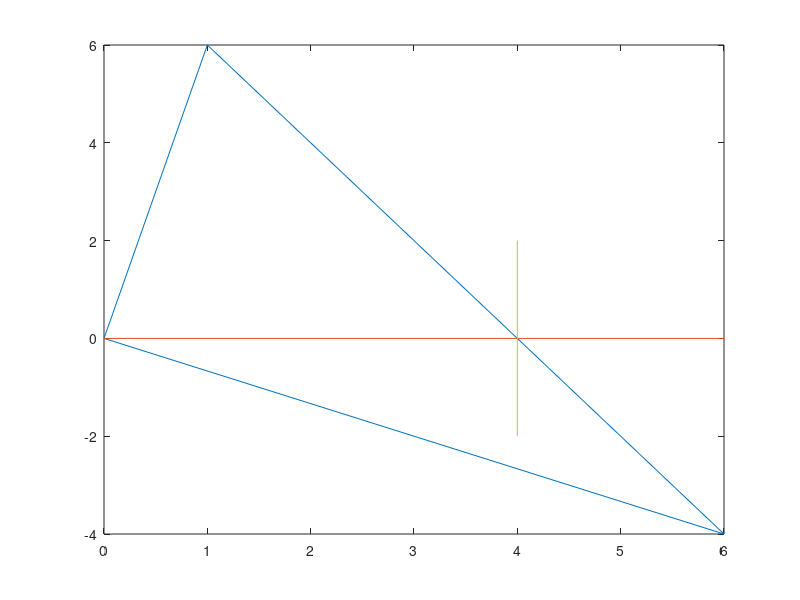

MATLAB code for this plot:
%MatLab Computer Lab 3

% Transformations

% Draw a star

starx1=[1,2,0,-2,-1,-2,0,2,1];
starx2=[0,2,1,2,0,-2,-1,-2,0];
plot(starx1,starx2);

%pause % at every instant this will require you to press a key to continue
         %the script

% Define a matrix for transforming
A = [3 1 ; 1 1];

starX=[starx1;starx2]; %the first parameter is the first row and the second parameter is the second row

starY = A*starX;

plot(starY(1,:),starY(2,:)); %this considers all the elements in the first row of starY matrix etc. 

%pause

% Now, let's draw a circle. In order to do this we will need polar
% coordinates

theta = [-pi : pi]; %this is a matrix when the interval between elements is 1
theta = [-pi : 0.1: pi]; %now we've changed the interval between elemetns and thus we have more elements on the given range
circleX=[sin(theta);cos(theta)];
plot( circleX(1,:),circleX(2,:) );

%pause
circleY=A*circleX;
plot(circleY(1,:), circleY(2,:));
%pause



% Now compare with a singular matrix
Asing=[-1,3;2,-6];
starYs=Asing*starX;
plot(starYs(1,:), starYs(2,:)); %now if we look, this became one line, which we know is a property of a singular matrix 

% And now a singular matrix for the circle
circleYs=Asing*circleX;
plot(circleYs(1,:),circleYs(2,:));
plot(starYs(1,:),starYs(2,:),circleYs(1,:),circleYs(2,:)); %This is both of them on top of each other. The blue line is the star matrix and the circle is the orange line

% Note all points map to straight line
% Verify that ratio of areas is Determinant


% Now, lets plot a triangle
trix1=[0,0,1,0];
trix2=[0,1,0,0];
plot(trix1,trix2);
%pause 

A= [6,1;-4,6];
triX=[trix1;trix2];
triY=A*triX; %note: this is * which means matrix muliptiplication.   .* is scalar multiplication. That's a trick!!
plot(triY(1,:),triY(2,:));

%pause
% Add in the x axis and show the intersection
plot(triY(1,:),triY(2,:),[0,6],[0,0],[4,4],[-2,2]); %each pair defines a line. The firs pair defines my orange line, the second one defines my yellow line. The first point in the pair defines the range on the x-axis, the second point defines the range on the y-axis and together they make a line
det(A);





%Example test question: - What are the solutions if A is the augmented matrix of a system?


A=[ 5,7,4,0,1,0;-4,3,0,3,-2,0;1,5,6,4,-1,4; -1,3,-3,2,4,-3;6,-2,1,7,1,3;1,-9,-3,7,0,3];

%answer

rref(A); %the last row is the answer since it doesn't have any constrains on your problem





%some things on formats

pi; 

format long; % increasing Matlab precission. This is the preffered method to reduce error

pi;

format short % this gives us 4 dec again. If we want precision, put the above on the first line.

%So! If we try again...
A=[ 5,7,4,0,1,0;-4,3,0,3,-2,0;1,5,6,4,-1,4; -1,3,-3,2,4,-3;6,-2,1,7,1,3;1,-9,-3,7,0,3]

rref(A)

%The matlab test will only cover what we have covered so far. 

%So, for the matlab test we need to review:
    %Polynomial commands ex. "polyval" , "inv"
    %Matrix Arithmetic ex. "det", "inv"
    %Scalar Arithmetic
    %Matrix Partioning ex. row/collumn seperation and combining
    %Plot syntax(how to plot things and the parameters of the plot
    %function) 
        %ex. Review how to plot tow figures in the same
        %coordainate system, how to plot a straight line, etc. 
            %1D straight line: plot(series1,series2,series3,...,[-5,5],[0,0]) 
                %each serires got a pair of vectors i.e. series1 = (X1,Y1),
                %series2 = (X2,Y2), etc. 
    %Solve Linear Systems ex. "rref(matrix)" conmmand
    %Define range with some arbitrary step size ex. [1:2:20] also review "linspace"
    
    
%note: this is * which means matrix muliptiplication.   .* is scalar multiplication. That's a trick!!


